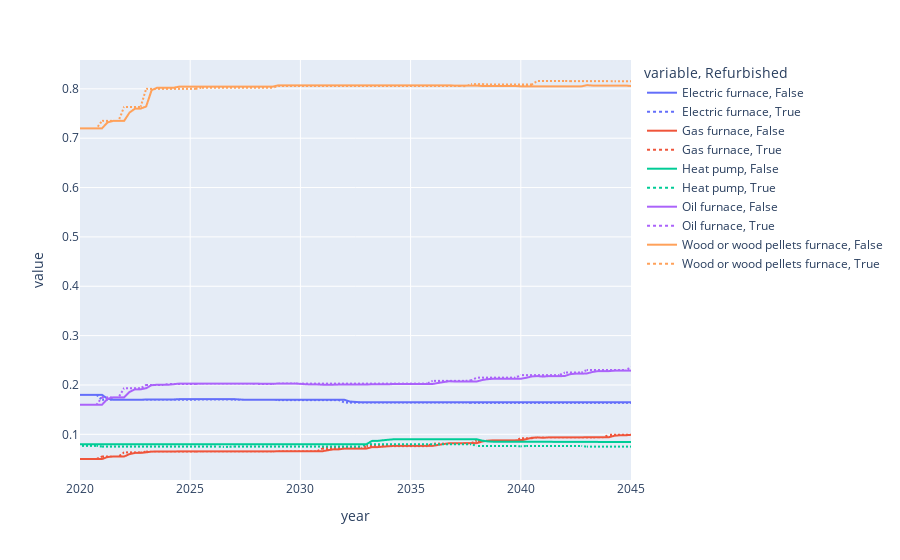

Notebook code for this chart:
### Code cell
import plotly.express as px
lcohs = pd.DataFrame.from_records(res.results_df["LCOH"])
lcohs[['year','RunId','AgentID',"Refurbished"]] = res.results_df[['year','RunId','AgentID',"Refurbished"]]
long_lcohs = lcohs.set_index(["year","RunId","AgentID","Refurbished"]).melt(ignore_index=False).reset_index().drop("AgentID", axis=1)
long_lcohs = long_lcohs.round(2).drop_duplicates().groupby(["year","variable","Refurbished"]).mean().reset_index()
# long_lcohs
px.line(long_lcohs, x="year", y="value", color="variable",  template="plotly", line_dash="Refurbished")
# px.scatter(adopt_df.reset_index(), x="year", y="LCOH (CAD/kWh)", color="tech", template="plotly")
